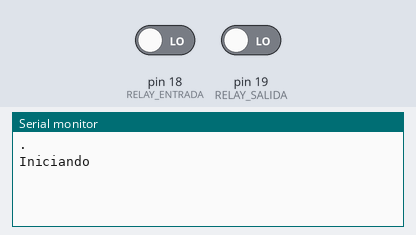
This sketch was run on a simulated Arduino Mega 2560, built for the host (arithmetic inside an expression is 32-bit, double 64-bit). Shown: the last lines printed to the serial monitor. Inputs (shaded band) come from the test bench; at power-on: pin 18 (RELAY_ENTRADA) LOW, pin 19 (RELAY_SALIDA) LOW.

Above: at 1.2 s.
1.3 s: pin 18 (RELAY_ENTRADA) driven HIGH
At 2.5 s:
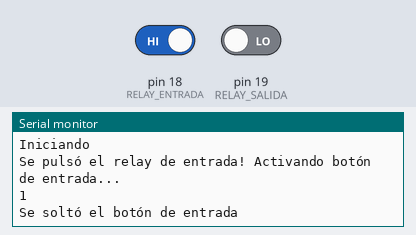
2.8 s: pin 19 (RELAY_SALIDA) driven HIGH
At 4.3 s:
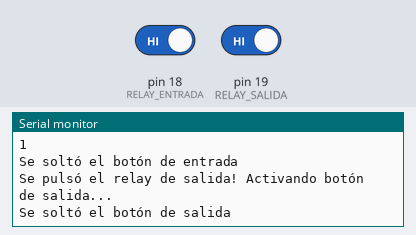
4.8 s: pin 19 (RELAY_SALIDA) driven LOW
Timing chart, 0 to 7.8 s (numbered marks = the images above; inputs shaded):
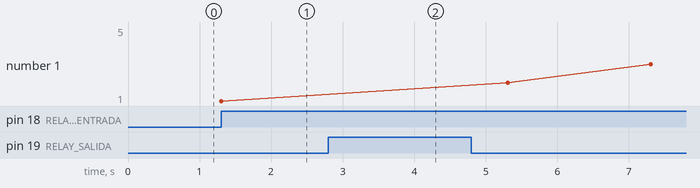

The sketch:

HIGH.ino
```cpp
// Wiegand
const int RELAY_ENTRADA = 18;
const int RELAY_SALIDA = 19;

// Botones a simular, que van a la RPI
const int BOTON_ENTRADA = 16;
const int BOTON_SALIDA = 23;

const int DELAY_ESPERA_ENTRADA = 2000;
const int DELAY_ESPERA_SALIDA = 2000;

// Variables
int estadoRelayEntrada = HIGH;
int estadoRelaySalida = HIGH;

// Contadores
int cuentaEntradas = 0;
int cuentaSalidas = 0;

void setup() {
  // put your setup code here, to run once:
  Serial.begin(115200);
  Serial.println(".");
  Serial.println("Iniciando");

  pinMode(RELAY_ENTRADA, INPUT_PULLDOWN);
  pinMode(RELAY_SALIDA, INPUT_PULLDOWN);
}

void buscarSiHayEntrada() {
  estadoRelayEntrada = digitalRead(RELAY_ENTRADA);
  // Serial.println(estadoRelayEntrada);
  if (estadoRelayEntrada == HIGH) {
    cuentaEntradas = cuentaEntradas + 1;
    Serial.println("Se pulsó el relay de entrada! Activando botón de entrada... ");
    Serial.print(cuentaEntradas);
    Serial.println();
    digitalWrite(BOTON_ENTRADA, HIGH);
    digitalWrite(BOTON_ENTRADA, LOW);
    Serial.println("Se soltó el botón de entrada");
    delay(DELAY_ESPERA_ENTRADA);
  }
}

void buscarSiHaySalida() {
  estadoRelaySalida = digitalRead(RELAY_SALIDA);
  // Serial.println(estadoRelaySalida);
  if (estadoRelaySalida == HIGH) {
    Serial.println("Se pulsó el relay de salida! Activando botón de salida...");
    digitalWrite(BOTON_SALIDA, HIGH);
    digitalWrite(BOTON_SALIDA, LOW);
    Serial.println("Se soltó el botón de salida");
    delay(DELAY_ESPERA_ENTRADA);
  }
}

void loop() {
  // put your main code here, to run repeatedly:
  // Serial.println("Estoy en el loop");
  buscarSiHayEntrada();
  buscarSiHaySalida();
}
```

Measured:
- after the input at 1.3 s, the serial monitor: prints a new line at once (image 1)
- after the input at 2.8 s, the serial monitor: prints a new line after 0.50 s (image 2)
- plotted number 1: 1 → 5 after the input at 4.8 s
